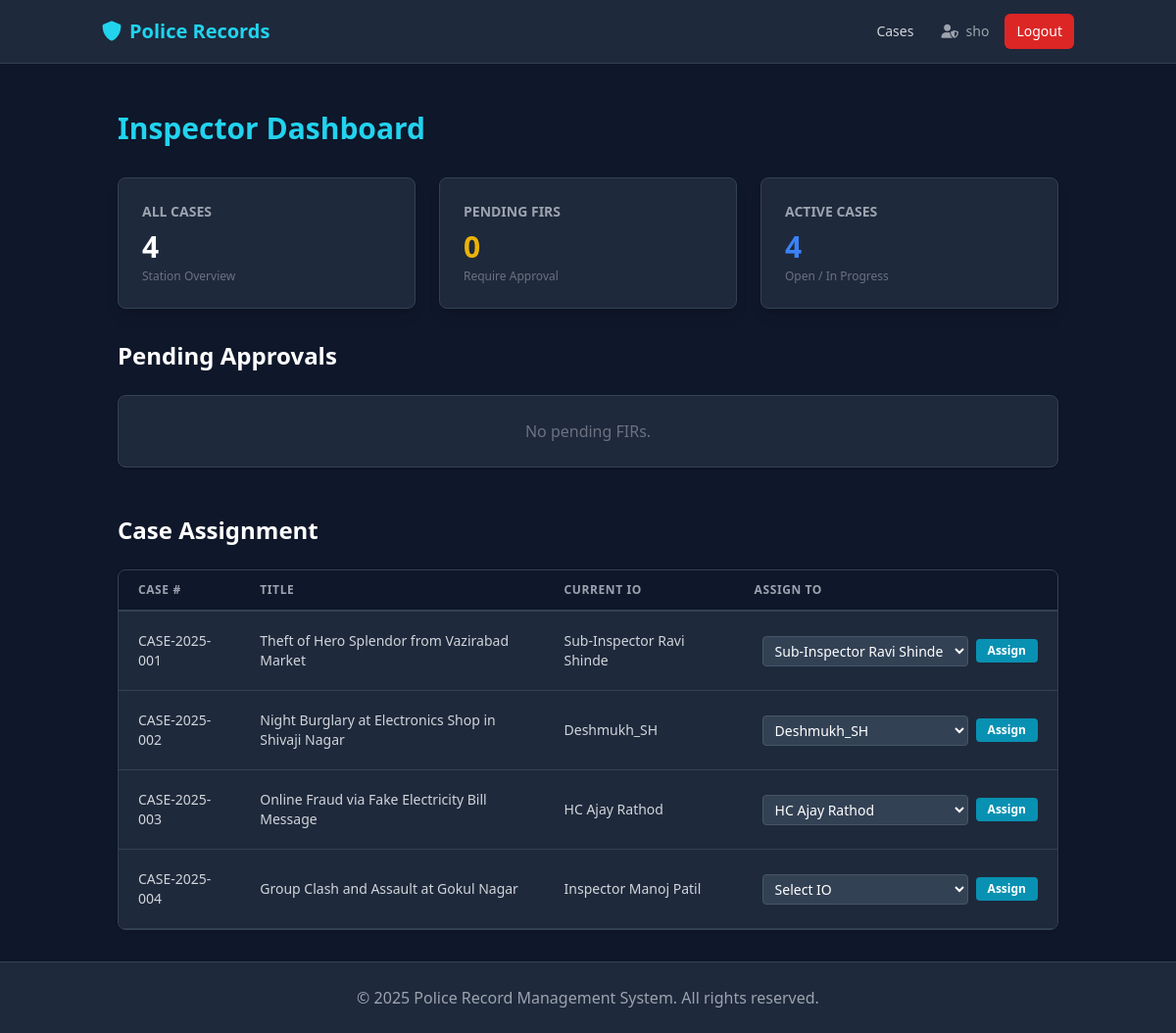
Screenshot of /dashboard/inspector (signed in) with the database file from the repository.
### app/models.py (models this page shows, shortened)
class User(db.Model, UserMixin):
    id = db.Column(db.Integer, primary_key=True)
    station_id = db.Column(db.Integer, db.ForeignKey('station.id'), nullable=False)
    username = db.Column(db.String(80), unique=True, nullable=False)
    email = db.Column(db.String(120), unique=True, nullable=False)
    password_hash = db.Column(db.String(255), nullable=False)
    role = db.Column(db.String(50), nullable=False)
    full_name = db.Column(db.String(120), nullable=False)
    badge_number = db.Column(db.String(50))
    inspector_id = db.Column(db.Integer, db.ForeignKey('user.id'))
    is_active = db.Column(db.Boolean, default=True)
    created_at = db.Column(db.DateTime, default=datetime.utcnow)
    station = db.relationship('Station', backref='users')
    officers = db.relationship('User', backref=db.backref('inspector', remote_side=[id]), lazy=True)
    cases_reported = db.relationship('Case', foreign_keys='Case.created_by_id', backref='reporter', lazy=True)
    firs_filed = db.relationship('FIR', foreign_keys='FIR.filed_by_id', backref='filer', lazy=True)

class Case(db.Model):
    id = db.Column(db.Integer, primary_key=True)
    station_id = db.Column(db.Integer, db.ForeignKey('station.id'), nullable=False)
    case_number = db.Column(db.String(50), unique=True, nullable=False)
    title = db.Column(db.String(200), nullable=False)
    offense_type = db.Column(db.String(100)) # Theft, Assault, Cybercrime
    short_description = db.Column(db.String(255))
    description = db.Column(db.Text, nullable=False) # Detailed Description
    incident_date = db.Column(db.DateTime)
    location = db.Column(db.String(200)) # Address
    gps_coordinates = db.Column(db.String(100)) # "Lat, Long"
    status = db.Column(db.String(50), default='Open')  # Open, In Progress, Closed, Court
    priority = db.Column(db.String(20), default='Medium')  # Low, Medium, High
    is_cognizable = db.Column(db.Boolean, default=True)
    ipc_sections = db.Column(db.String(200)) # "302, 307 IPC"
    init_medical_exam = db.Column(db.Boolean, default=False)
    init_prelim_enquiry = db.Column(db.Boolean, default=False)
    init_scene_visit = db.Column(db.Boolean, default=False)
    court_status = db.Column(db.String(50)) # Hearing, Verdict Awaited, Closed
    verdict = db.Column(db.Text)
    confidentiality_level = db.Column(db.String(20), default='Public') # Public, Restricted, Confidential
    tags = db.Column(db.Text) # JSON list or comma-separated
    related_case_ids = db.Column(db.Text) # JSON list of IDs
    created_at = db.Column(db.DateTime, default=datetime.utcnow)
    updated_at = db.Column(db.DateTime, default=datetime.utcnow, onupdate=datetime.utcnow)
    created_by_id = db.Column(db.Integer, db.ForeignKey('user.id'), nullable=False)
    assigned_officer_id = db.Column(db.Integer, db.ForeignKey('user.id')) # Lead Officer/Inspector
    station = db.relationship('Station', backref='cases')
    assignee = db.relationship('User', foreign_keys=[assigned_officer_id], backref='cases_led')
    officers = db.relationship('User', secondary=case_officers, backref='cases_assisted') # Team
    criminals = db.relationship('Criminal', secondary='case_criminal', backref=db.backref('cases', lazy=True))
    participants = db.relationship('Participant', backref='case', lazy=True, cascade="all, delete-orphan")
    firs = db.relationship('FIR', backref='case', lazy=True)
    evidence = db.relationship('Evidence', backref='case', lazy=True)
    statements = db.relationship('Statement', backref='case', lazy=True)
    updates = db.relationship('InvestigationUpdate', backref='case', lazy=True)

### app/dashboard/routes.py (the view)
@dashboard.route('/dashboard/inspector')
@login_required
def inspector_dashboard():
    all_cases = station_scoped(Case.query).all()
    pending_firs_list = station_scoped(FIR.query).filter_by(status='Pending', forwarded_to_sho=True).all()
    active_cases = station_scoped(Case.query).filter(Case.status.in_(['Open', 'In Progress'])).all()
    assignable_officers = station_scoped(User.query).filter(User.role.in_(['io', 'officer'])).all()
    return render_template('inspector_dashboard.html',
                           cases=all_cases,
                           pending_firs_list=pending_firs_list,
                           active_cases=active_cases,
                           ios=assignable_officers)

### app/models.py (called while the page is built)
@login_manager.user_loader
def load_user(user_id):
    return User.query.get(int(user_id))

### app/utils.py (called while the page is built)
def station_scoped(query):
    if not current_user.is_authenticated:
        return query.filter(False) # No access if not logged in
    return query.filter_by(station_id=current_user.station_id)

### app/templates/inspector_dashboard.html (shortened to what this page needs)
{% extends "base.html" %}
{% block content %}
<div class="container mx-auto px-4">
    <h2 class="text-3xl font-bold text-cyan-400 mb-8">Inspector Dashboard</h2>
    <div class="grid grid-cols-1 md:grid-cols-3 gap-6 mb-8">
        <div class="bg-slate-800 rounded-lg p-6 border border-slate-700 shadow-lg">
            <h3 class="text-gray-400 text-sm font-bold uppercase">All Cases</h3>
            <p class="text-3xl text-white font-bold mt-2">{{ cases|length }}</p>
            <p class="text-xs text-gray-500 mt-1">Station Overview</p>
        </div>
        <div class="bg-slate-800 rounded-lg p-6 border border-slate-700 shadow-lg">
            <h3 class="text-gray-400 text-sm font-bold uppercase">Pending FIRs</h3>
            <p class="text-3xl text-yellow-500 font-bold mt-2">{{ pending_firs_list|length }}</p>
            <p class="text-xs text-gray-500 mt-1">Require Approval</p>
        </div>
        <div class="bg-slate-800 rounded-lg p-6 border border-slate-700 shadow-lg">
            <h3 class="text-gray-400 text-sm font-bold uppercase">Active Cases</h3>
            <p class="text-3xl text-blue-500 font-bold mt-2">{{ active_cases|length }}</p>
            <p class="text-xs text-gray-500 mt-1">Open / In Progress</p>
        </div>
    </div>
    <div class="mb-12">
        <h3 class="text-2xl font-bold text-white mb-6">Pending Approvals</h3>
        <div class="bg-slate-800 rounded-lg shadow border border-slate-700 overflow-hidden">
            {% if pending_firs_list %}
            <table class="min-w-full leading-normal">
                <thead>
                    <tr>
                        <th
                            class="px-5 py-3 border-b-2 border-slate-700 bg-slate-900 text-left text-xs font-semibold text-gray-400 uppercase tracking-wider">
                            FIR #</th>
                        <th
                            class="px-5 py-3 border-b-2 border-slate-700 bg-slate-900 text-left text-xs font-semibold text-gray-400 uppercase tracking-wider">
                            Details</th>
                        <th
                            class="px-5 py-3 border-b-2 border-slate-700 bg-slate-900 text-left text-xs font-semibold text-gray-400 uppercase tracking-wider">
                            Actions</th>
                    </tr>
                </thead>
                <tbody>
                    {% for fir in pending_firs_list %}
                    <tr>
                        <td class="px-5 py-5 border-b border-slate-700 bg-slate-800 text-sm text-gray-300">{{
                            fir.fir_number }}</td>
                        <td class="px-5 py-5 border-b border-slate-700 bg-slate-800 text-sm text-gray-300">{{
                            fir.details[:100] }}...</td>
                        <td class="px-5 py-5 border-b border-slate-700 bg-slate-800 text-sm flex space-x-2">
                            <form action="{{ url_for('admin.approve_fir', fir_id=fir.id) }}" method="POST">
                                <input type="hidden" name="csrf_token" value="{{ csrf_token() }}" />
                                <button type="submit"
                                    class="text-green-400 hover:text-green-300 font-bold">Approve</button>
                            </form>
                            <form action="{{ url_for('admin.reject_fir', fir_id=fir.id) }}" method="POST">
                                <input type="hidden" name="csrf_token" value="{{ csrf_token() }}" />
                                <button type="submit" class="text-red-400 hover:text-red-300 font-bold">Reject</button>
                            </form>
                        </td>
                    </tr>
                    {% endfor %}
                </tbody>
            </table>
            {% else %}
            <div class="p-6 text-center text-gray-500">No pending FIRs.</div>
            {% endif %}
        </div>
    </div>
    <div>
        <h3 class="text-2xl font-bold text-white mb-6">Case Assignment</h3>
        <div class="bg-slate-800 rounded-lg shadow border border-slate-700 overflow-hidden">
            {% if active_cases %}
            <table class="min-w-full leading-normal">
                <thead>
                    <tr>
                        <th
                            class="px-5 py-3 border-b-2 border-slate-700 bg-slate-900 text-left text-xs font-semibold text-gray-400 uppercase tracking-wider">
                            Case #</th>
                        <th
                            class="px-5 py-3 border-b-2 border-slate-700 bg-slate-900 text-left text-xs font-semibold text-gray-400 uppercase tracking-wider">
                            Title</th>
                        <th
                            class="px-5 py-3 border-b-2 border-slate-700 bg-slate-900 text-left text-xs font-semibold text-gray-400 uppercase tracking-wider">
                            Current IO</th>
                        <th
                            class="px-5 py-3 border-b-2 border-slate-700 bg-slate-900 text-left text-xs font-semibold text-gray-400 uppercase tracking-wider">
                            Assign To</th>
                    </tr>
                </thead>
                <tbody>
                    {% for case in active_cases %}
                    <tr>
                        <td class="px-5 py-5 border-b border-slate-700 bg-slate-800 text-sm text-gray-300">{{
                            case.case_number }}</td>
                        <td class="px-5 py-5 border-b border-slate-700 bg-slate-800 text-sm text-gray-300">{{ case.title
                            }}</td>
                        <td class="px-5 py-5 border-b border-slate-700 bg-slate-800 text-sm text-gray-300">{{
                            case.assignee.full_name if case.assignee else 'Unassigned' }}</td>
                        <td class="px-5 py-5 border-b border-slate-700 bg-slate-800 text-sm">
                            <form action="{{ url_for('admin.assign_io', case_id=case.id) }}" method="POST"
                                class="flex items-center space-x-2">
                                <select name="io_id"
                                    class="bg-slate-700 text-white text-sm rounded border border-slate-600 px-2 py-1">
                                    <option value="">Select IO</option>
                                    {% for io in ios %}
                                    <option value="{{ io.id }}" {% if case.assigned_officer_id==io.id %}selected{% endif
                                        %}>{{ io.full_name }}</option>
                                    {% endfor %}
                                </select>
                                <button type="submit"
                                    class="bg-cyan-600 hover:bg-cyan-700 text-white text-xs font-bold py-1 px-3 rounded">Assign</button>
                            </form>
                        </td>
                    </tr>
                    {% endfor %}
                </tbody>
            </table>
            {% else %}
            <div class="p-6 text-center text-gray-500">No active cases.</div>
            {% endif %}
        </div>
    </div>
</div>
{% endblock %}

### app/templates/base.html (shortened to what this page needs)
<!DOCTYPE html>
<html lang="en">
<head>
    <script src="https://cdn.tailwindcss.com"></script>
    <link href="https://cdnjs.cloudflare.com/ajax/libs/font-awesome/6.0.0/css/all.min.css" rel="stylesheet">
</head>
<body class="bg-slate-900 text-gray-100 min-h-screen flex flex-col">
    <nav class="bg-slate-800 border-b border-slate-700">
        <div class="container mx-auto px-4">
            <div class="flex justify-between items-center h-16">
                <a href="{{ url_for('main.index') }}" class="text-xl font-bold text-cyan-400">
                    <i class="fas fa-shield-alt mr-2"></i>Police Records
                </a>
                <div class="flex items-center space-x-4">
                    {% if current_user.is_authenticated %}
                    <a href="{{ url_for('cases.list_cases') }}"
                        class="text-gray-300 hover:text-white px-3 py-2 rounded-md text-sm font-medium {{ 'border-b-2 border-cyan-400 text-white' if 'cases' in request.endpoint }}">Cases</a>
                    <span class="text-gray-400 text-sm ml-4 mr-2">
                        <i class="fas fa-user-shield mr-1"></i> {{ current_user.username }}
                    </span>
                    <a href="{{ url_for('auth.logout') }}"
                        class="bg-red-600 hover:bg-red-700 text-white px-3 py-2 rounded-md text-sm font-medium ml-2">Logout</a>
                    {% else %}
                    <a href="{{ url_for('auth.login') }}" class="text-gray-300 hover:text-white">Login</a>
                    <a href="{{ url_for('auth.register') }}"
                        class="bg-cyan-600 hover:bg-cyan-700 text-white px-4 py-2 rounded">Register</a>
                    {% endif %}
                </div>
            </div>
        </div>
    </nav>
    <main class="flex-grow container mx-auto px-4 py-8">
        {% block content %}{% endblock %}
    </main>
    <footer class="bg-slate-800 border-t border-slate-700 py-6 mt-auto">
        <div class="container mx-auto px-4 text-center text-gray-400">
            <p>&copy; {{ now.year if now else 2025 }} Police Record Management System. All rights reserved.</p>
        </div>
    </footer>
</body>
</html>

### rows the page displays
User: username "sho"
Case: case_number "CASE-2025-001", title "Theft of Hero Splendor from Vazirabad Market", assignee "Sub-Inspector Ravi Shinde", io_id "Sub-Inspector Ravi Shinde"
Case: case_number "CASE-2025-002", title "Night Burglary at Electronics Shop in Shivaji Nagar", assignee "Deshmukh_SH", io_id "Deshmukh_SH"
Case: case_number "CASE-2025-003", title "Online Fraud via Fake Electricity Bill Message", assignee "HC Ajay Rathod", io_id "HC Ajay Rathod"
Case: case_number "CASE-2025-004", title "Group Clash and Assault at Gokul Nagar", assignee "Inspector Manoj Patil"

### other values shown
{{ cases|length }} "4"
{{ pending_firs_list|length }} "0"
{{ active_cases|length }} "4"
{{ now.year if now else 2025 }} "2025"
